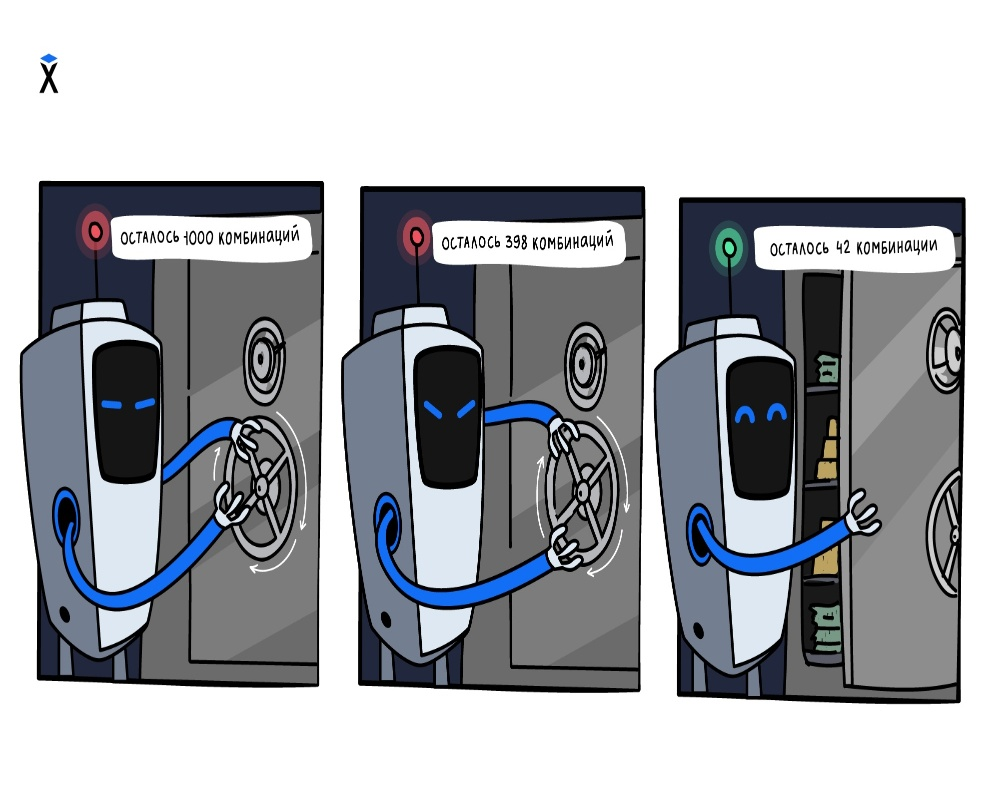
#> input picture 2.jpeg, 1000 x 800 px
$ python rectangle.py
#> lines starting #> are read from the running program, lines starting #| are printed output that depends on the picture; after the words box and inside, x2 and y2 are one past the last pixel; in counts of white or black regions, pixels touching at a corner belong together
# Программа для добавления прямоугольника на изображение
import cv2

image = cv2.imread('2.jpeg')
#> image is the input picture: shape (800, 1000, 3); mean B, G, R 177, 172.2, 169.6

cv2.rectangle(image,(100,100), (300,500), (0,255,0),3)
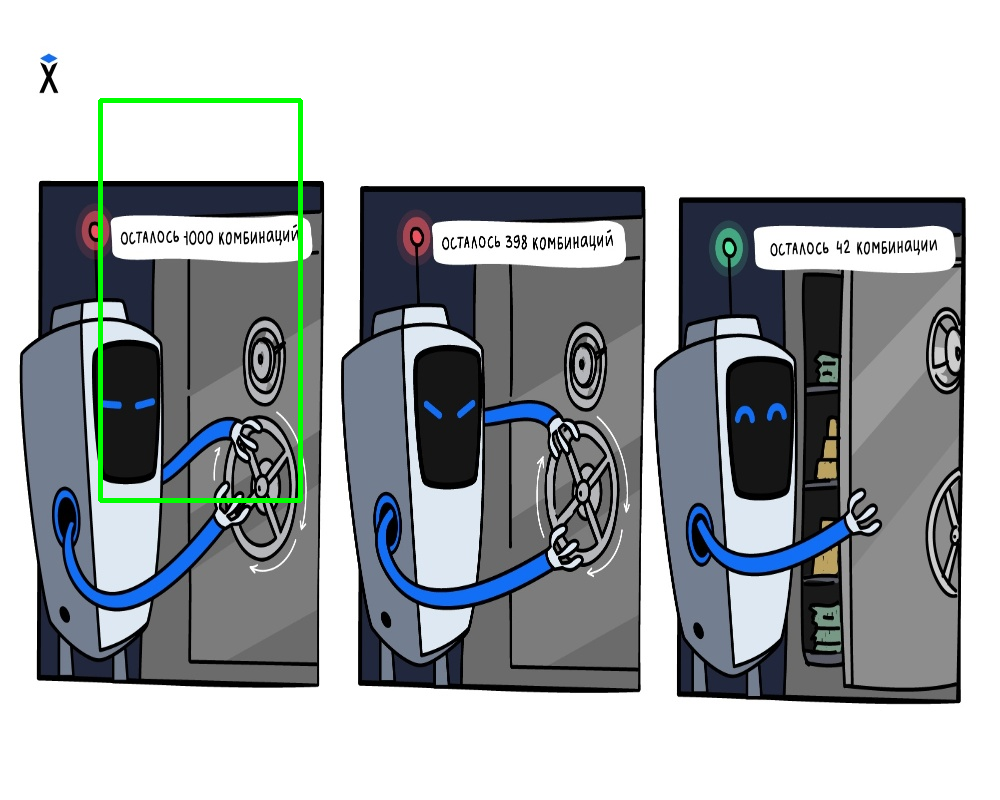
#> image: shape (800, 1000, 3); 0.75% of pixels changed, all inside (x1, y1, x2, y2) = (98, 98, 303, 503)
cv2.imshow('Rectangle', image)
cv2.waitKey(0)
cv2.destroyAllWindows()

$ run again, with face_1.jpg copied over 2.jpeg
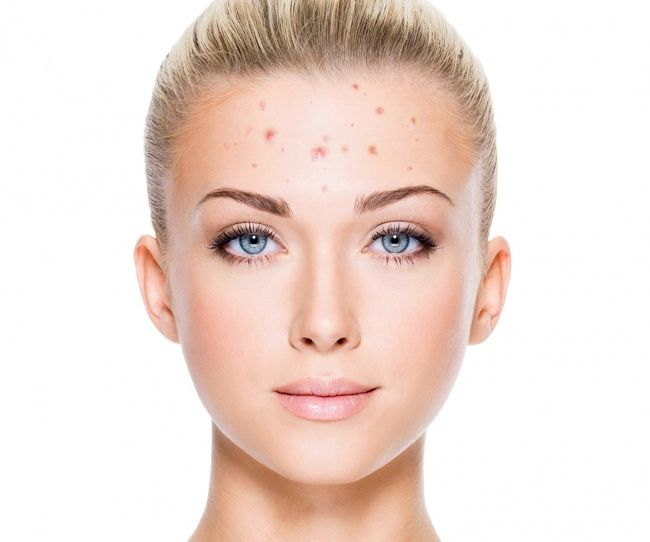
#> input picture face_1.jpg, 650 x 542 px
#> image is the input picture: shape (542, 650, 3); mean B, G, R 212.5, 220.5, 238.5
#> `cv2.rectangle(image,(100,100), (300,500), (0,255,0),3)`:
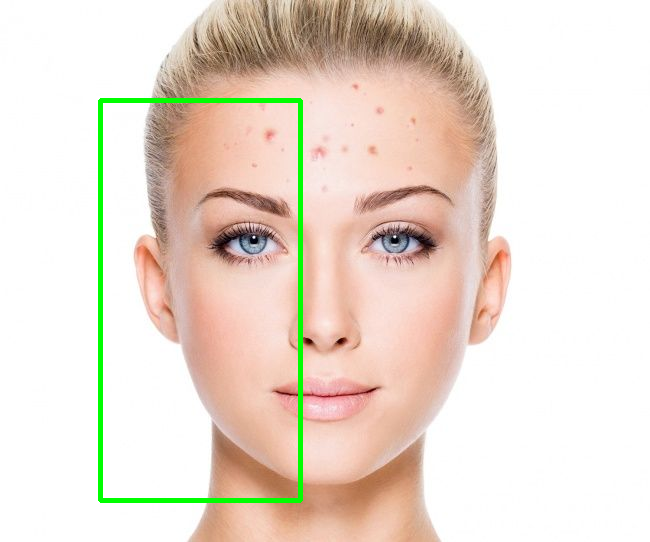
#> image: shape (542, 650, 3); 1.7% of pixels changed, all inside (x1, y1, x2, y2) = (98, 98, 303, 503)
